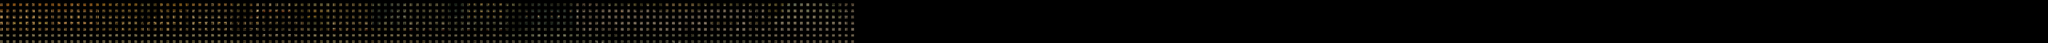

Tiled map render using the project's own tile images. Description and the map definition, with tile-layer contents summarised, below:
An orthogonal 320x7 tile map with 72x70 px tiles, 1 tile layer (Capa de Patrones 1) and 2 objects (Suelo, obstaculo).

<map version="1.0" orientation="orthogonal" renderorder="right-down" width="320" height="7" tilewidth="72" tileheight="70" nextobjectid="5">
 <tileset firstgid="1" name="Arcade - Metal Slug - Mission 5" tilewidth="32" tileheight="32" tilecount="4824">
  <image source="../img/mision1.png" width="4304" height="1175" />
 </tileset>
 <layer name="Capa de Patrones 1" width="320" height="7">
  <data>[2240 cells, 938 non-empty, 937 distinct tile ids]</data>
 </layer>
 <objectgroup name="Capa de Objetos 1">
  <object id="1" name="Suelo" x="0.727273" y="204" width="4289.27" height="19" />
  <object id="4" name="obstaculo" x="256.5" y="159.5" width="31.5" height="44" />
 </objectgroup>
</map>
